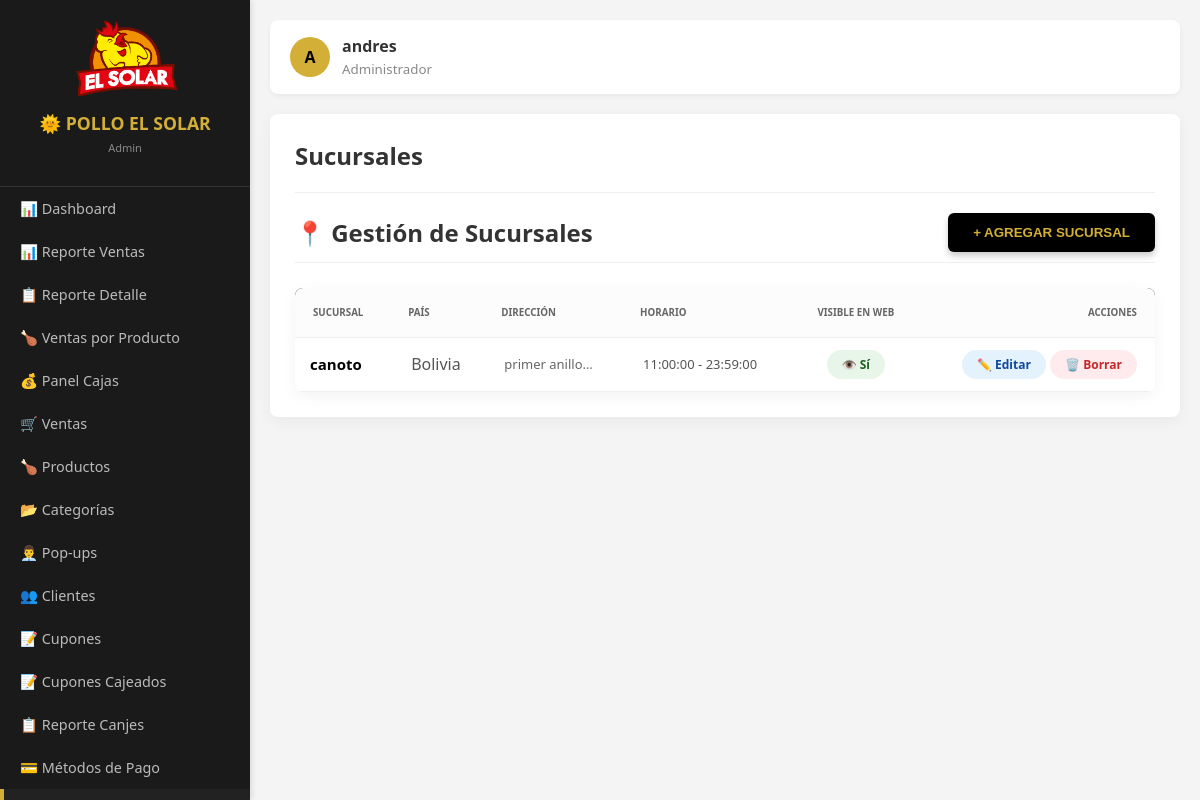
/admin.php?mod=sucursales (signed in), run on the app's committed database.
### tables this page shows
CREATE TABLE `sucursales` (
  `id` int(11) NOT NULL AUTO_INCREMENT,
  `nombre` varchar(100) NOT NULL,
  `pais` enum('Bolivia','Paraguay','Brasil') NOT NULL,
  `direccion` varchar(255) DEFAULT NULL,
  `latitud` decimal(10,8) DEFAULT NULL,
  `longitud` decimal(11,8) DEFAULT NULL,
  `hora_apertura` time DEFAULT NULL,
  `hora_cierre` time DEFAULT NULL,
  `estado` tinyint(1) DEFAULT 1,
  `visible` tinyint(1) NOT NULL DEFAULT 1,
  PRIMARY KEY (`id`)
);

### modulos/sucursales.php (the view, shortened to what this page needs)
<?php
$sucursales = $pdo->query("SELECT * FROM sucursales WHERE estado = 1 ORDER BY id DESC")->fetchAll();
?>
<div style="display:flex; justify-content:space-between; align-items:center; margin-bottom:25px; padding-bottom:10px; border-bottom:1px solid #eee;">
    <h2 style="margin:0;">📍 Gestión de Sucursales</h2>
    <button onclick="abrirModalNuevo()" style="background:#000; color:#D4AF37; padding:12px 25px; border:none; border-radius:6px; cursor:pointer; font-weight:bold; box-shadow: 0 4px 6px rgba(0,0,0,0.2);">
        + AGREGAR SUCURSAL
    </button>
</div>
<table style="width:100%; border-collapse: collapse; background:#fff; border-radius:8px; overflow:hidden; box-shadow: 0 4px 15px rgba(0,0,0,0.05);">
    <thead>
        <tr style="background:#1a1a1a; color:#D4AF37; text-align:left; font-size:13px;">
            <th style="padding:18px;">Sucursal</th>
            <th>País</th>
            <th>Dirección</th>
            <th>Horario</th>
            <th style="text-align:center;">Visible en Web</th>
            <th style="text-align:right; padding-right:18px;">Acciones</th>
         </tr>
    </thead>
    <tbody>
        <?php foreach ($sucursales as $s): ?>
        <tr style="border-bottom: 1px solid #f2f2f2; transition: 0.2s;" onmouseover="this.style.background='#fbfbfb'" onmouseout="this.style.background='#fff'">
            <td style="padding:15px;"><strong style="color:#000; font-size:15px;"><?php echo htmlspecialchars($s['nombre']); ?></strong></td>
            <td style="padding:15px; color:#555;"><?php echo $s['pais']; ?></td>
            <td style="padding:15px; font-size:13px; color:#666;"><?php echo htmlspecialchars(substr($s['direccion'], 0, 40)); ?>…</td>
            <td style="padding:15px; font-size:13px; color:#555;">
                <?php echo ($s['hora_apertura'] && $s['hora_cierre']) ? $s['hora_apertura'] . " - " . $s['hora_cierre'] : '<i style="color:#ccc;">No asignado</i>'; ?>
            </td>
             <td style="text-align:center;">
                <?php if($s['visible']): ?>
                    <a href="admin.php?mod=sucursales&toggle_visible=<?php echo $s['id']; ?>&status=0" class="btn-pastilla btn-visible" title="Click para ocultar">👁️ Sí</a>
                <?php else: ?>
                    <a href="admin.php?mod=sucursales&toggle_visible=<?php echo $s['id']; ?>&status=1" class="btn-pastilla btn-hidden" title="Click para mostrar">👁️ No</a>
                <?php endif; ?>
             </td>
             <td style="text-align:right; padding-right:18px; white-space:nowrap;">
                <a href="admin.php?mod=sucursales&edit=<?php echo $s['id']; ?>" class="btn-pastilla btn-edit">✏️ Editar</a>
                <a href="admin.php?mod=sucursales&del=<?php echo $s['id']; ?>" class="btn-pastilla btn-delete" onclick="return confirm('¿Estás seguro de eliminar (ocultar) la sucursal: <?php echo $s['nombre']; ?>?')">🗑️ Borrar</a>
             </td>
         </tr>
        <?php endforeach; ?>
    </tbody>
</table>

### admin.php (style rules this page uses)
:root { --sidebar-width: 250px; --gold: #D4AF37; --dark: #1a1a1a; }
body { margin: 0; display: flex; font-family: 'Segoe UI', sans-serif; background: #f4f4f4; color: #333; }
table { width: 100%; border-collapse: collapse; margin-top: 20px; }
th, td { text-align: left; padding: 12px; border-bottom: 1px solid #eee; }
th { background: #fcfcfc; color: #666; text-transform: uppercase; font-size: 0.75em; }

### data on the page
sucursales: nombre "canoto", pais "Bolivia", direccion "primer anillo", hora_apertura "11:00:00", hora_cierre "23:59:00"

### other printed values
$user_rol "Admin"
$item['icono'] "📊"
$item['nombre'] "Dashboard"
$item['nombre'] "Reporte Ventas"
$item['icono'] "📋"
$item['nombre'] "Reporte Detalle"
$item['icono'] "🍗"
$item['nombre'] "Ventas por Producto"
$item['icono'] "💰"
$item['nombre'] "Panel Cajas"
$item['icono'] "🛒"
$item['nombre'] "Ventas"
$item['nombre'] "Productos"
$item['icono'] "📂"
$item['nombre'] "Categorías"
